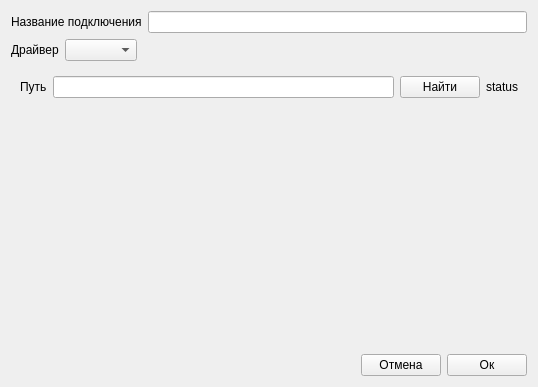
<?xml version="1.0" encoding="UTF-8"?>
<ui version="4.0">
 <class>Form</class>
 <widget class="QWidget" name="Form">
  <property name="geometry">
   <rect>
    <x>0</x>
    <y>0</y>
    <width>538</width>
    <height>387</height>
   </rect>
  </property>
  <property name="windowTitle">
   <string>Form</string>
  </property>
  <layout class="QVBoxLayout" name="verticalLayout">
   <item>
    <layout class="QHBoxLayout" name="horizontalLayout_6">
     <item>
      <widget class="QLabel" name="label_3">
       <property name="text">
        <string>Название подключения</string>
       </property>
      </widget>
     </item>
     <item>
      <widget class="QLineEdit" name="le_connection_name"/>
     </item>
    </layout>
   </item>
   <item>
    <layout class="QHBoxLayout" name="horizontalLayout">
     <item>
      <widget class="QLabel" name="label">
       <property name="text">
        <string>Драйвер</string>
       </property>
      </widget>
     </item>
     <item>
      <widget class="QComboBox" name="cb_driver_list"/>
     </item>
     <item>
      <spacer name="horizontalSpacer">
       <property name="orientation">
        <enum>Qt::Horizontal</enum>
       </property>
       <property name="sizeHint" stdset="0">
        <size>
         <width>40</width>
         <height>20</height>
        </size>
       </property>
      </spacer>
     </item>
    </layout>
   </item>
   <item>
    <widget class="QStackedWidget" name="stackedWidget">
     <property name="currentIndex">
      <number>0</number>
     </property>
     <widget class="QWidget" name="sw_p_sqlite">
      <layout class="QVBoxLayout" name="verticalLayout_2">
       <item>
        <layout class="QHBoxLayout" name="horizontalLayout_4">
         <item>
          <widget class="QLabel" name="label_2">
           <property name="text">
            <string>Путь</string>
           </property>
          </widget>
         </item>
         <item>
          <widget class="QLineEdit" name="le_sqlite_path"/>
         </item>
         <item>
          <widget class="QPushButton" name="pb_sqlite_find">
           <property name="text">
            <string>Найти</string>
           </property>
          </widget>
         </item>
         <item>
          <widget class="QLabel" name="lbl_sqlite_status">
           <property name="text">
            <string>status</string>
           </property>
          </widget>
         </item>
        </layout>
       </item>
       <item>
        <spacer name="verticalSpacer">
         <property name="orientation">
          <enum>Qt::Vertical</enum>
         </property>
         <property name="sizeHint" stdset="0">
          <size>
           <width>20</width>
           <height>40</height>
          </size>
         </property>
        </spacer>
       </item>
      </layout>
     </widget>
     <widget class="QWidget" name="sw_p_postgres">
      <layout class="QHBoxLayout" name="horizontalLayout_5">
       <item>
        <layout class="QFormLayout" name="formLayout">
         <item row="0" column="0">
          <widget class="QLabel" name="Label">
           <property name="text">
            <string>Хост</string>
           </property>
          </widget>
         </item>
         <item row="0" column="1">
          <widget class="QLineEdit" name="le_postgres_host"/>
         </item>
         <item row="1" column="0">
          <widget class="QLabel" name="Label_2">
           <property name="text">
            <string>Порт</string>
           </property>
          </widget>
         </item>
         <item row="1" column="1">
          <widget class="QLineEdit" name="le_postgres_port"/>
         </item>
         <item row="2" column="0">
          <widget class="QLabel" name="Label_3">
           <property name="text">
            <string>Пользователь</string>
           </property>
          </widget>
         </item>
         <item row="2" column="1">
          <widget class="QLineEdit" name="le_postgres_un"/>
         </item>
         <item row="3" column="0">
          <widget class="QLabel" name="Label_4">
           <property name="text">
            <string>Пароль</string>
           </property>
          </widget>
         </item>
         <item row="3" column="1">
          <widget class="QLineEdit" name="le_postgres_pwd"/>
         </item>
         <item row="4" column="0">
          <widget class="QLabel" name="Label_5">
           <property name="text">
            <string>Название</string>
           </property>
          </widget>
         </item>
         <item row="4" column="1">
          <widget class="QLineEdit" name="le_postgres_database"/>
         </item>
        </layout>
       </item>
       <item>
        <spacer name="horizontalSpacer_3">
         <property name="orientation">
          <enum>Qt::Horizontal</enum>
         </property>
         <property name="sizeHint" stdset="0">
          <size>
           <width>40</width>
           <height>20</height>
          </size>
         </property>
        </spacer>
       </item>
      </layout>
     </widget>
    </widget>
   </item>
   <item>
    <layout class="QHBoxLayout" name="horizontalLayout_3">
     <item>
      <spacer name="horizontalSpacer_2">
       <property name="orientation">
        <enum>Qt::Horizontal</enum>
       </property>
       <property name="sizeHint" stdset="0">
        <size>
         <width>40</width>
         <height>20</height>
        </size>
       </property>
      </spacer>
     </item>
     <item>
      <widget class="QPushButton" name="pb_cancel">
       <property name="text">
        <string>Отмена</string>
       </property>
      </widget>
     </item>
     <item>
      <widget class="QPushButton" name="pb_ok">
       <property name="text">
        <string>Ок</string>
       </property>
      </widget>
     </item>
    </layout>
   </item>
  </layout>
 </widget>
 <resources/>
 <connections/>
</ui>
